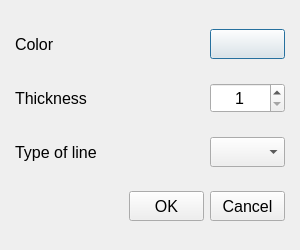
<?xml version="1.0" encoding="UTF-8"?>
<ui version="4.0">
 <class>Facet</class>
 <widget class="QDialog" name="Facet">
  <property name="geometry">
   <rect>
    <x>0</x>
    <y>0</y>
    <width>300</width>
    <height>250</height>
   </rect>
  </property>
  <property name="sizePolicy">
   <sizepolicy hsizetype="Fixed" vsizetype="Fixed">
    <horstretch>0</horstretch>
    <verstretch>0</verstretch>
   </sizepolicy>
  </property>
  <property name="minimumSize">
   <size>
    <width>300</width>
    <height>250</height>
   </size>
  </property>
  <property name="maximumSize">
   <size>
    <width>300</width>
    <height>250</height>
   </size>
  </property>
  <property name="font">
   <font>
    <pointsize>12</pointsize>
   </font>
  </property>
  <property name="windowTitle">
   <string>Dialog</string>
  </property>
  <property name="layoutDirection">
   <enum>Qt::LeftToRight</enum>
  </property>
  <property name="sizeGripEnabled">
   <bool>false</bool>
  </property>
  <layout class="QGridLayout" name="gridLayout">
   <property name="leftMargin">
    <number>15</number>
   </property>
   <property name="rightMargin">
    <number>15</number>
   </property>
   <item row="0" column="0">
    <widget class="QLabel" name="colorLabel">
     <property name="font">
      <font>
       <pointsize>12</pointsize>
      </font>
     </property>
     <property name="styleSheet">
      <string notr="true"/>
     </property>
     <property name="text">
      <string>Color</string>
     </property>
     <property name="alignment">
      <set>Qt::AlignLeading|Qt::AlignLeft|Qt::AlignVCenter</set>
     </property>
     <property name="openExternalLinks">
      <bool>false</bool>
     </property>
    </widget>
   </item>
   <item row="0" column="2">
    <widget class="QPushButton" name="colorButton">
     <property name="sizePolicy">
      <sizepolicy hsizetype="Minimum" vsizetype="Fixed">
       <horstretch>0</horstretch>
       <verstretch>0</verstretch>
      </sizepolicy>
     </property>
     <property name="minimumSize">
      <size>
       <width>75</width>
       <height>30</height>
      </size>
     </property>
     <property name="maximumSize">
      <size>
       <width>75</width>
       <height>30</height>
      </size>
     </property>
     <property name="font">
      <font>
       <pointsize>12</pointsize>
      </font>
     </property>
     <property name="text">
      <string/>
     </property>
    </widget>
   </item>
   <item row="1" column="0">
    <widget class="QLabel" name="thicknessLabel">
     <property name="font">
      <font>
       <pointsize>12</pointsize>
      </font>
     </property>
     <property name="text">
      <string>Thickness</string>
     </property>
     <property name="alignment">
      <set>Qt::AlignLeading|Qt::AlignLeft|Qt::AlignVCenter</set>
     </property>
    </widget>
   </item>
   <item row="1" column="2">
    <widget class="QDoubleSpinBox" name="thicknessBox">
     <property name="sizePolicy">
      <sizepolicy hsizetype="Minimum" vsizetype="Fixed">
       <horstretch>0</horstretch>
       <verstretch>0</verstretch>
      </sizepolicy>
     </property>
     <property name="minimumSize">
      <size>
       <width>75</width>
       <height>30</height>
      </size>
     </property>
     <property name="maximumSize">
      <size>
       <width>75</width>
       <height>30</height>
      </size>
     </property>
     <property name="font">
      <font>
       <pointsize>12</pointsize>
      </font>
     </property>
     <property name="alignment">
      <set>Qt::AlignCenter</set>
     </property>
     <property name="decimals">
      <number>0</number>
     </property>
     <property name="minimum">
      <double>1.000000000000000</double>
     </property>
     <property name="maximum">
      <double>20.000000000000000</double>
     </property>
     <property name="value">
      <double>1.000000000000000</double>
     </property>
    </widget>
   </item>
   <item row="2" column="0">
    <widget class="QLabel" name="typeLabel">
     <property name="font">
      <font>
       <pointsize>12</pointsize>
      </font>
     </property>
     <property name="text">
      <string>Type of line</string>
     </property>
     <property name="alignment">
      <set>Qt::AlignLeading|Qt::AlignLeft|Qt::AlignVCenter</set>
     </property>
    </widget>
   </item>
   <item row="2" column="2">
    <widget class="QComboBox" name="typeBox">
     <property name="sizePolicy">
      <sizepolicy hsizetype="Fixed" vsizetype="Fixed">
       <horstretch>0</horstretch>
       <verstretch>0</verstretch>
      </sizepolicy>
     </property>
     <property name="minimumSize">
      <size>
       <width>75</width>
       <height>30</height>
      </size>
     </property>
     <property name="maximumSize">
      <size>
       <width>75</width>
       <height>30</height>
      </size>
     </property>
     <property name="font">
      <font>
       <pointsize>12</pointsize>
      </font>
     </property>
    </widget>
   </item>
   <item row="3" column="0">
    <spacer name="horizontalSpacer">
     <property name="orientation">
      <enum>Qt::Horizontal</enum>
     </property>
     <property name="sizeType">
      <enum>QSizePolicy::Minimum</enum>
     </property>
     <property name="sizeHint" stdset="0">
      <size>
       <width>105</width>
       <height>20</height>
      </size>
     </property>
    </spacer>
   </item>
   <item row="3" column="1">
    <widget class="QPushButton" name="okButton">
     <property name="sizePolicy">
      <sizepolicy hsizetype="Fixed" vsizetype="Fixed">
       <horstretch>0</horstretch>
       <verstretch>0</verstretch>
      </sizepolicy>
     </property>
     <property name="minimumSize">
      <size>
       <width>75</width>
       <height>30</height>
      </size>
     </property>
     <property name="maximumSize">
      <size>
       <width>75</width>
       <height>30</height>
      </size>
     </property>
     <property name="font">
      <font>
       <pointsize>12</pointsize>
      </font>
     </property>
     <property name="text">
      <string>OK</string>
     </property>
    </widget>
   </item>
   <item row="3" column="2">
    <widget class="QPushButton" name="cancelButton">
     <property name="sizePolicy">
      <sizepolicy hsizetype="Fixed" vsizetype="Fixed">
       <horstretch>0</horstretch>
       <verstretch>0</verstretch>
      </sizepolicy>
     </property>
     <property name="minimumSize">
      <size>
       <width>75</width>
       <height>30</height>
      </size>
     </property>
     <property name="maximumSize">
      <size>
       <width>75</width>
       <height>30</height>
      </size>
     </property>
     <property name="font">
      <font>
       <pointsize>12</pointsize>
      </font>
     </property>
     <property name="text">
      <string>Cancel</string>
     </property>
    </widget>
   </item>
  </layout>
 </widget>
 <resources/>
 <connections/>
</ui>
